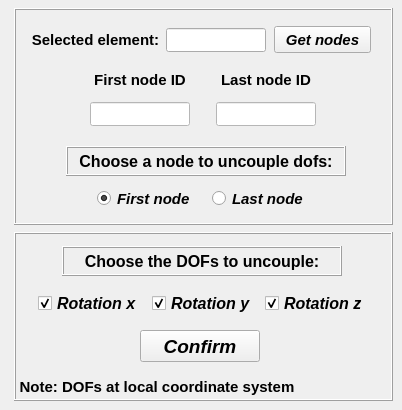
    <widget class="QWidget" name="tab_2">
     <attribute name="title">
      <string>Setup</string>
     </attribute>
     <widget class="QFrame" name="frame_2">
      <property name="geometry">
       <rect>
        <x>14</x>
        <y>8</y>
        <width>379</width>
        <height>217</height>
       </rect>
      </property>
      <property name="frameShape">
       <enum>QFrame::Box</enum>
      </property>
      <property name="frameShadow">
       <enum>QFrame::Raised</enum>
      </property>
      <widget class="QLineEdit" name="lineEdit_selected_element">
       <property name="geometry">
        <rect>
         <x>152</x>
         <y>20</y>
         <width>100</width>
         <height>24</height>
        </rect>
       </property>
       <property name="minimumSize">
        <size>
         <width>100</width>
         <height>24</height>
        </size>
       </property>
       <property name="maximumSize">
        <size>
         <width>100</width>
         <height>24</height>
        </size>
       </property>
       <property name="font">
        <font>
         <family>Arial</family>
         <pointsize>12</pointsize>
         <weight>75</weight>
         <italic>false</italic>
         <bold>true</bold>
        </font>
       </property>
       <property name="focusPolicy">
        <enum>Qt::ClickFocus</enum>
       </property>
       <property name="text">
        <string/>
       </property>
       <property name="alignment">
        <set>Qt::AlignCenter</set>
       </property>
      </widget>
      <widget class="QLabel" name="label_3">
       <property name="geometry">
        <rect>
         <x>16</x>
         <y>20</y>
         <width>131</width>
         <height>24</height>
        </rect>
       </property>
       <property name="minimumSize">
        <size>
         <width>120</width>
         <height>24</height>
        </size>
       </property>
       <property name="maximumSize">
        <size>
         <width>180</width>
         <height>24</height>
        </size>
       </property>
       <property name="font">
        <font>
         <family>Arial</family>
         <pointsize>11</pointsize>
         <weight>75</weight>
         <italic>false</italic>
         <bold>true</bold>
        </font>
       </property>
       <property name="text">
        <string>Selected element:</string>
       </property>
       <property name="textFormat">
        <enum>Qt::AutoText</enum>
       </property>
       <property name="alignment">
        <set>Qt::AlignCenter</set>
       </property>
      </widget>
      <widget class="QPushButton" name="pushButton_get_nodes">
       <property name="geometry">
        <rect>
         <x>260</x>
         <y>18</y>
         <width>97</width>
         <height>27</height>
        </rect>
       </property>
       <property name="font">
        <font>
         <family>Arial</family>
         <pointsize>11</pointsize>
         <weight>75</weight>
         <italic>true</italic>
         <bold>true</bold>
        </font>
       </property>
       <property name="text">
        <string>Get nodes</string>
       </property>
      </widget>
      <widget class="QWidget" name="gridLayoutWidget">
       <property name="geometry">
        <rect>
         <x>66</x>
         <y>56</y>
         <width>248</width>
         <height>67</height>
        </rect>
       </property>
       <layout class="QGridLayout" name="gridLayout">
        <item row="0" column="0">
         <widget class="QLabel" name="label_7">
          <property name="minimumSize">
           <size>
            <width>120</width>
            <height>24</height>
           </size>
          </property>
          <property name="maximumSize">
           <size>
            <width>120</width>
            <height>24</height>
           </size>
          </property>
          <property name="font">
           <font>
            <family>Arial</family>
            <pointsize>11</pointsize>
            <weight>75</weight>
            <italic>false</italic>
            <bold>true</bold>
           </font>
          </property>
          <property name="text">
           <string>First node ID</string>
          </property>
          <property name="textFormat">
           <enum>Qt::AutoText</enum>
          </property>
          <property name="alignment">
           <set>Qt::AlignCenter</set>
          </property>
         </widget>
        </item>
        <item row="1" column="0" alignment="Qt::AlignHCenter">
         <widget class="QLineEdit" name="lineEdit_first_node">
          <property name="enabled">
           <bool>false</bool>
          </property>
          <property name="minimumSize">
           <size>
            <width>100</width>
            <height>24</height>
           </size>
          </property>
          <property name="maximumSize">
           <size>
            <width>100</width>
            <height>24</height>
           </size>
          </property>
          <property name="palette">
           <palette>
            <active>
             <colorrole role="WindowText">
              <brush brushstyle="SolidPattern">
               <color alpha="255">
                <red>0</red>
                <green>0</green>
                <blue>255</blue>
               </color>
              </brush>
             </colorrole>
             <colorrole role="Button">
              <brush brushstyle="SolidPattern">
               <color alpha="255">
                <red>255</red>
                <green>255</green>
                <blue>255</blue>
               </color>
              </brush>
             </colorrole>
             <colorrole role="Midlight">
              <brush brushstyle="SolidPattern">
               <color alpha="255">
                <red>255</red>
                <green>255</green>
                <blue>255</blue>
               </color>
              </brush>
             </colorrole>
             <colorrole role="Dark">
              <brush brushstyle="SolidPattern">
               <color alpha="255">
                <red>255</red>
                <green>255</green>
                <blue>255</blue>
               </color>
              </brush>
             </colorrole>
             <colorrole role="Text">
              <brush brushstyle="SolidPattern">
               <color alpha="255">
                <red>0</red>
                <green>0</green>
                <blue>255</blue>
               </color>
              </brush>
             </colorrole>
             <colorrole role="ButtonText">
              <brush brushstyle="SolidPattern">
               <color alpha="255">
                <red>0</red>
                <green>0</green>
                <blue>255</blue>
               </color>
              </brush>
             </colorrole>
             <colorrole role="Base">
              <brush brushstyle="SolidPattern">
               <color alpha="255">
                <red>255</red>
                <green>255</green>
                <blue>255</blue>
               </color>
              </brush>
             </colorrole>
             <colorrole role="Window">
              <brush brushstyle="SolidPattern">
               <color alpha="255">
                <red>255</red>
                <green>255</green>
                <blue>255</blue>
               </color>
              </brush>
             </colorrole>
            </active>
            <inactive>
             <colorrole role="WindowText">
              <brush brushstyle="SolidPattern">
               <color alpha="255">
                <red>0</red>
                <green>0</green>
                <blue>255</blue>
               </color>
              </brush>
             </colorrole>
             <colorrole role="Button">
              <brush brushstyle="SolidPattern">
               <color alpha="255">
                <red>255</red>
                <green>255</green>
                <blue>255</blue>
               </color>
              </brush>
             </colorrole>
             <colorrole role="Midlight">
              <brush brushstyle="SolidPattern">
               <color alpha="255">
                <red>255</red>
                <green>255</green>
                <blue>255</blue>
               </color>
              </brush>
             </colorrole>
             <colorrole role="Dark">
              <brush brushstyle="SolidPattern">
               <color alpha="255">
                <red>255</red>
                <green>255</green>
                <blue>255</blue>
               </color>
              </brush>
             </colorrole>
             <colorrole role="Text">
              <brush brushstyle="SolidPattern">
               <color alpha="255">
                <red>0</red>
                <green>0</green>
                <blue>255</blue>
               </color>
              </brush>
             </colorrole>
             <colorrole role="ButtonText">
              <brush brushstyle="SolidPattern">
               <color alpha="255">
                <red>0</red>
                <green>0</green>
                <blue>255</blue>
               </color>
              </brush>
             </colorrole>
             <colorrole role="Base">
              <brush brushstyle="SolidPattern">
               <color alpha="255">
                <red>255</red>
                <green>255</green>
                <blue>255</blue>
               </color>
              </brush>
             </colorrole>
             <colorrole role="Window">
              <brush brushstyle="SolidPattern">
               <color alpha="255">
                <red>255</red>
                <green>255</green>
                <blue>255</blue>
               </color>
              </brush>
             </colorrole>
            </inactive>
            <disabled>
             <colorrole role="WindowText">
              <brush brushstyle="SolidPattern">
               <color alpha="255">
                <red>0</red>
                <green>0</green>
                <blue>255</blue>
               </color>
              </brush>
             </colorrole>
             <colorrole role="Button">
              <brush brushstyle="SolidPattern">
               <color alpha="255">
                <red>255</red>
                <green>255</green>
                <blue>255</blue>
               </color>
              </brush>
             </colorrole>
             <colorrole role="Midlight">
              <brush brushstyle="SolidPattern">
               <color alpha="255">
                <red>255</red>
                <green>255</green>
                <blue>255</blue>
               </color>
              </brush>
             </colorrole>
             <colorrole role="Dark">
              <brush brushstyle="SolidPattern">
               <color alpha="255">
                <red>255</red>
                <green>255</green>
                <blue>255</blue>
               </color>
              </brush>
             </colorrole>
             <colorrole role="Text">
              <brush brushstyle="SolidPattern">
               <color alpha="255">
                <red>0</red>
                <green>0</green>
                <blue>255</blue>
               </color>
              </brush>
             </colorrole>
             <colorrole role="ButtonText">
              <brush brushstyle="SolidPattern">
               <color alpha="255">
                <red>0</red>
                <green>0</green>
                <blue>255</blue>
               </color>
              </brush>
             </colorrole>
             <colorrole role="Base">
              <brush brushstyle="SolidPattern">
               <color alpha="255">
                <red>255</red>
                <green>255</green>
                <blue>255</blue>
               </color>
              </brush>
             </colorrole>
             <colorrole role="Window">
              <brush brushstyle="SolidPattern">
               <color alpha="255">
                <red>255</red>
                <green>255</green>
                <blue>255</blue>
               </color>
              </brush>
             </colorrole>
            </disabled>
           </palette>
          </property>
          <property name="font">
           <font>
            <family>Arial</family>
            <pointsize>12</pointsize>
            <weight>75</weight>
            <italic>false</italic>
            <bold>true</bold>
           </font>
          </property>
          <property name="focusPolicy">
           <enum>Qt::ClickFocus</enum>
          </property>
          <property name="styleSheet">
           <string notr="true">color: rgb(0, 0, 255);</string>
          </property>
          <property name="text">
           <string/>
          </property>
          <property name="alignment">
           <set>Qt::AlignCenter</set>
          </property>
          <property name="clearButtonEnabled">
           <bool>false</bool>
          </property>
         </widget>
        </item>
        <item row="0" column="1">
         <widget class="QLabel" name="label_8">
          <property name="minimumSize">
           <size>
            <width>120</width>
            <height>24</height>
           </size>
          </property>
          <property name="maximumSize">
           <size>
            <width>120</width>
            <height>24</height>
           </size>
          </property>
          <property name="font">
           <font>
            <family>Arial</family>
            <pointsize>11</pointsize>
            <weight>75</weight>
            <italic>false</italic>
            <bold>true</bold>
           </font>
          </property>
          <property name="text">
           <string>Last node ID</string>
          </property>
          <property name="textFormat">
           <enum>Qt::AutoText</enum>
          </property>
          <property name="alignment">
           <set>Qt::AlignCenter</set>
          </property>
         </widget>
        </item>
        <item row="1" column="1" alignment="Qt::AlignHCenter">
         <widget class="QLineEdit" name="lineEdit_last_node">
          <property name="enabled">
           <bool>false</bool>
          </property>
          <property name="minimumSize">
           <size>
            <width>100</width>
            <height>24</height>
           </size>
          </property>
          <property name="maximumSize">
           <size>
            <width>100</width>
            <height>24</height>
           </size>
          </property>
          <property name="palette">
           <palette>
            <active>
             <colorrole role="WindowText">
              <brush brushstyle="SolidPattern">
               <color alpha="255">
                <red>0</red>
                <green>0</green>
                <blue>255</blue>
               </color>
              </brush>
             </colorrole>
             <colorrole role="Text">
              <brush brushstyle="SolidPattern">
               <color alpha="255">
                <red>0</red>
                <green>0</green>
                <blue>255</blue>
               </color>
              </brush>
             </colorrole>
             <colorrole role="ButtonText">
              <brush brushstyle="SolidPattern">
               <color alpha="255">
                <red>0</red>
                <green>0</green>
                <blue>255</blue>
               </color>
              </brush>
             </colorrole>
             <colorrole role="Base">
              <brush brushstyle="SolidPattern">
               <color alpha="255">
                <red>255</red>
                <green>255</green>
                <blue>255</blue>
               </color>
              </brush>
             </colorrole>
             <colorrole role="Window">
              <brush brushstyle="SolidPattern">
               <color alpha="255">
                <red>255</red>
                <green>255</green>
                <blue>255</blue>
               </color>
              </brush>
             </colorrole>
            </active>
            <inactive>
             <colorrole role="WindowText">
              <brush brushstyle="SolidPattern">
               <color alpha="255">
                <red>0</red>
                <green>0</green>
                <blue>255</blue>
               </color>
              </brush>
             </colorrole>
             <colorrole role="Text">
              <brush brushstyle="SolidPattern">
               <color alpha="255">
                <red>0</red>
                <green>0</green>
                <blue>255</blue>
               </color>
              </brush>
             </colorrole>
             <colorrole role="ButtonText">
              <brush brushstyle="SolidPattern">
               <color alpha="255">
                <red>0</red>
                <green>0</green>
                <blue>255</blue>
               </color>
              </brush>
             </colorrole>
             <colorrole role="Base">
              <brush brushstyle="SolidPattern">
               <color alpha="255">
                <red>255</red>
                <green>255</green>
                <blue>255</blue>
               </color>
              </brush>
             </colorrole>
             <colorrole role="Window">
              <brush brushstyle="SolidPattern">
               <color alpha="255">
                <red>255</red>
                <green>255</green>
                <blue>255</blue>
               </color>
              </brush>
             </colorrole>
            </inactive>
            <disabled>
             <colorrole role="WindowText">
              <brush brushstyle="SolidPattern">
               <color alpha="255">
                <red>0</red>
                <green>0</green>
                <blue>255</blue>
               </color>
              </brush>
             </colorrole>
             <colorrole role="Text">
              <brush brushstyle="SolidPattern">
               <color alpha="255">
                <red>0</red>
                <green>0</green>
                <blue>255</blue>
               </color>
              </brush>
             </colorrole>
             <colorrole role="ButtonText">
              <brush brushstyle="SolidPattern">
               <color alpha="255">
                <red>0</red>
                <green>0</green>
                <blue>255</blue>
               </color>
              </brush>
             </colorrole>
             <colorrole role="Base">
              <brush brushstyle="SolidPattern">
               <color alpha="255">
                <red>255</red>
                <green>255</green>
                <blue>255</blue>
               </color>
              </brush>
             </colorrole>
             <colorrole role="Window">
              <brush brushstyle="SolidPattern">
               <color alpha="255">
                <red>255</red>
                <green>255</green>
                <blue>255</blue>
               </color>
              </brush>
             </colorrole>
            </disabled>
           </palette>
          </property>
          <property name="font">
           <font>
            <family>Arial</family>
            <pointsize>12</pointsize>
            <weight>75</weight>
            <italic>false</italic>
            <bold>true</bold>
           </font>
          </property>
          <property name="focusPolicy">
           <enum>Qt::ClickFocus</enum>
          </property>
          <property name="styleSheet">
           <string notr="true">color: rgb(0, 0, 255);</string>
          </property>
          <property name="text">
           <string/>
          </property>
          <property name="alignment">
           <set>Qt::AlignCenter</set>
          </property>
         </widget>
        </item>
       </layout>
      </widget>
      <widget class="QLabel" name="label_2">
       <property name="geometry">
        <rect>
         <x>52</x>
         <y>138</y>
         <width>280</width>
         <height>30</height>
        </rect>
       </property>
       <property name="minimumSize">
        <size>
         <width>280</width>
         <height>30</height>
        </size>
       </property>
       <property name="maximumSize">
        <size>
         <width>280</width>
         <height>30</height>
        </size>
       </property>
       <property name="font">
        <font>
         <family>Arial</family>
         <pointsize>12</pointsize>
         <weight>75</weight>
         <italic>false</italic>
         <bold>true</bold>
        </font>
       </property>
       <property name="frameShape">
        <enum>QFrame::Box</enum>
       </property>
       <property name="frameShadow">
        <enum>QFrame::Raised</enum>
       </property>
       <property name="midLineWidth">
        <number>0</number>
       </property>
       <property name="text">
        <string>Choose a node to uncouple dofs:</string>
       </property>
       <property name="alignment">
        <set>Qt::AlignCenter</set>
       </property>
      </widget>
      <widget class="QWidget" name="horizontalLayoutWidget">
       <property name="geometry">
        <rect>
         <x>74</x>
         <y>176</y>
         <width>235</width>
         <height>29</height>
        </rect>
       </property>
       <layout class="QHBoxLayout" name="horizontalLayout">
        <item>
         <widget class="QRadioButton" name="radioButton_first_node">
          <property name="enabled">
           <bool>true</bool>
          </property>
          <property name="minimumSize">
           <size>
            <width>100</width>
            <height>21</height>
           </size>
          </property>
          <property name="maximumSize">
           <size>
            <width>100</width>
            <height>21</height>
           </size>
          </property>
          <property name="font">
           <font>
            <family>Arial</family>
            <pointsize>11</pointsize>
            <weight>75</weight>
            <italic>true</italic>
            <bold>true</bold>
            <stylestrategy>PreferAntialias</stylestrategy>
           </font>
          </property>
          <property name="focusPolicy">
           <enum>Qt::ClickFocus</enum>
          </property>
          <property name="text">
           <string>First node</string>
          </property>
          <property name="checked">
           <bool>true</bool>
          </property>
         </widget>
        </item>
        <item>
         <widget class="QRadioButton" name="radioButton_last_node">
          <property name="minimumSize">
           <size>
            <width>100</width>
            <height>21</height>
           </size>
          </property>
          <property name="maximumSize">
           <size>
            <width>100</width>
            <height>21</height>
           </size>
          </property>
          <property name="font">
           <font>
            <family>Arial</family>
            <pointsize>11</pointsize>
            <weight>75</weight>
            <italic>true</italic>
            <bold>true</bold>
            <stylestrategy>PreferAntialias</stylestrategy>
           </font>
          </property>
          <property name="focusPolicy">
           <enum>Qt::ClickFocus</enum>
          </property>
          <property name="text">
           <string>Last node</string>
          </property>
          <property name="checked">
           <bool>false</bool>
          </property>
         </widget>
        </item>
       </layout>
      </widget>
     </widget>
     <widget class="QFrame" name="frame_4">
      <property name="geometry">
       <rect>
        <x>14</x>
        <y>232</y>
        <width>379</width>
        <height>169</height>
       </rect>
      </property>
      <property name="frameShape">
       <enum>QFrame::Box</enum>
      </property>
      <property name="frameShadow">
       <enum>QFrame::Raised</enum>
      </property>
      <widget class="QLabel" name="label_9">
       <property name="geometry">
        <rect>
         <x>48</x>
         <y>14</y>
         <width>280</width>
         <height>30</height>
        </rect>
       </property>
       <property name="minimumSize">
        <size>
         <width>280</width>
         <height>30</height>
        </size>
       </property>
       <property name="maximumSize">
        <size>
         <width>280</width>
         <height>30</height>
        </size>
       </property>
       <property name="font">
        <font>
         <family>Arial</family>
         <pointsize>12</pointsize>
         <weight>75</weight>
         <italic>false</italic>
         <bold>true</bold>
        </font>
       </property>
       <property name="frameShape">
        <enum>QFrame::Box</enum>
       </property>
       <property name="frameShadow">
        <enum>QFrame::Raised</enum>
       </property>
       <property name="midLineWidth">
        <number>0</number>
       </property>
       <property name="text">
        <string>Choose the DOFs to uncouple:</string>
       </property>
       <property name="alignment">
        <set>Qt::AlignCenter</set>
       </property>
      </widget>
      <widget class="QPushButton" name="pushButton_confirm">
       <property name="geometry">
        <rect>
         <x>126</x>
         <y>98</y>
         <width>120</width>
         <height>32</height>
        </rect>
       </property>
       <property name="font">
        <font>
         <family>Arial</family>
         <pointsize>14</pointsize>
         <weight>75</weight>
         <italic>true</italic>
         <bold>true</bold>
        </font>
       </property>
       <property name="text">
        <string>Confirm</string>
       </property>
      </widget>
      <widget class="QWidget" name="horizontalLayoutWidget_2">
       <property name="geometry">
        <rect>
         <x>24</x>
         <y>56</y>
         <width>335</width>
         <height>31</height>
        </rect>
       </property>
       <layout class="QHBoxLayout" name="horizontalLayout_2">
        <item>
         <widget class="QCheckBox" name="checkBox_rotation_x">
          <property name="font">
           <font>
            <family>Arial</family>
            <pointsize>12</pointsize>
            <weight>75</weight>
            <italic>true</italic>
            <bold>true</bold>
           </font>
          </property>
          <property name="text">
           <string>Rotation x</string>
          </property>
          <property name="checked">
           <bool>true</bool>
          </property>
         </widget>
        </item>
        <item>
         <widget class="QCheckBox" name="checkBox_rotation_y">
          <property name="font">
           <font>
            <family>Arial</family>
            <pointsize>12</pointsize>
            <weight>75</weight>
            <italic>true</italic>
            <bold>true</bold>
           </font>
          </property>
          <property name="text">
           <string>Rotation y</string>
          </property>
          <property name="checked">
           <bool>true</bool>
          </property>
         </widget>
        </item>
        <item>
         <widget class="QCheckBox" name="checkBox_rotation_z">
          <property name="font">
           <font>
            <family>Arial</family>
            <pointsize>12</pointsize>
            <weight>75</weight>
            <italic>true</italic>
            <bold>true</bold>
           </font>
          </property>
          <property name="text">
           <string>Rotation z</string>
          </property>
          <property name="checked">
           <bool>true</bool>
          </property>
         </widget>
        </item>
       </layout>
      </widget>
      <widget class="QLabel" name="label_10">
       <property name="geometry">
        <rect>
         <x>-2</x>
         <y>142</y>
         <width>290</width>
         <height>25</height>
        </rect>
       </property>
       <property name="minimumSize">
        <size>
         <width>290</width>
         <height>25</height>
        </size>
       </property>
       <property name="maximumSize">
        <size>
         <width>290</width>
         <height>25</height>
        </size>
       </property>
       <property name="font">
        <font>
         <family>Arial</family>
         <pointsize>11</pointsize>
         <weight>75</weight>
         <italic>false</italic>
         <bold>true</bold>
        </font>
       </property>
       <property name="frameShape">
        <enum>QFrame::NoFrame</enum>
       </property>
       <property name="frameShadow">
        <enum>QFrame::Raised</enum>
       </property>
       <property name="midLineWidth">
        <number>0</number>
       </property>
       <property name="text">
        <string>Note: DOFs at local coordinate system</string>
       </property>
       <property name="alignment">
        <set>Qt::AlignCenter</set>
       </property>
      </widget>
     </widget>
    </widget>
